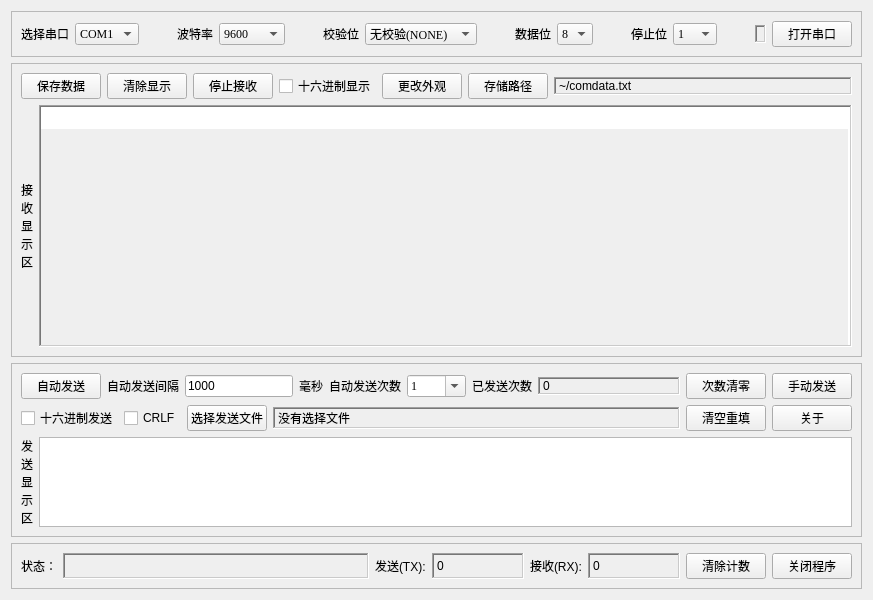
<?xml version="1.0" encoding="UTF-8"?>
<ui version="4.0">
 <class>serailToolForm</class>
 <widget class="QWidget" name="serailToolForm">
  <property name="enabled">
   <bool>true</bool>
  </property>
  <property name="geometry">
   <rect>
    <x>0</x>
    <y>0</y>
    <width>873</width>
    <height>600</height>
   </rect>
  </property>
  <property name="sizePolicy">
   <sizepolicy hsizetype="Preferred" vsizetype="Preferred">
    <horstretch>0</horstretch>
    <verstretch>0</verstretch>
   </sizepolicy>
  </property>
  <property name="windowTitle">
   <string>串口调试工具</string>
  </property>
  <property name="windowIcon">
   <iconset resource="myresource.qrc">
    <normaloff>:/network.jpg</normaloff>:/network.jpg</iconset>
  </property>
  <layout class="QVBoxLayout" name="verticalLayout_3">
   <item>
    <widget class="QFrame" name="comSetFrame">
     <property name="sizePolicy">
      <sizepolicy hsizetype="Expanding" vsizetype="Fixed">
       <horstretch>0</horstretch>
       <verstretch>0</verstretch>
      </sizepolicy>
     </property>
     <property name="frameShape">
      <enum>QFrame::StyledPanel</enum>
     </property>
     <property name="frameShadow">
      <enum>QFrame::Raised</enum>
     </property>
     <layout class="QHBoxLayout" name="horizontalLayout">
      <item>
       <widget class="QLabel" name="txtLabel1">
        <property name="enabled">
         <bool>true</bool>
        </property>
        <property name="text">
         <string>选择串口</string>
        </property>
       </widget>
      </item>
      <item>
       <widget class="QComboBox" name="selectserialComboBox">
        <property name="font">
         <font>
          <family>Times New Roman</family>
         </font>
        </property>
        <property name="contextMenuPolicy">
         <enum>Qt::DefaultContextMenu</enum>
        </property>
        <property name="editable">
         <bool>false</bool>
        </property>
        <property name="currentIndex">
         <number>0</number>
        </property>
        <property name="duplicatesEnabled">
         <bool>false</bool>
        </property>
        <property name="frame">
         <bool>true</bool>
        </property>
        <item>
         <property name="text">
          <string>COM1</string>
         </property>
        </item>
        <item>
         <property name="text">
          <string>COM2</string>
         </property>
        </item>
        <item>
         <property name="text">
          <string>COM3</string>
         </property>
        </item>
        <item>
         <property name="text">
          <string>COM4</string>
         </property>
        </item>
        <item>
         <property name="text">
          <string>COM5</string>
         </property>
        </item>
        <item>
         <property name="text">
          <string>COM6</string>
         </property>
        </item>
       </widget>
      </item>
      <item>
       <spacer name="horizontalSpacer">
        <property name="orientation">
         <enum>Qt::Horizontal</enum>
        </property>
        <property name="sizeHint" stdset="0">
         <size>
          <width>40</width>
          <height>20</height>
         </size>
        </property>
       </spacer>
      </item>
      <item>
       <widget class="QLabel" name="txtLabel2">
        <property name="enabled">
         <bool>true</bool>
        </property>
        <property name="text">
         <string>波特率</string>
        </property>
       </widget>
      </item>
      <item>
       <widget class="QComboBox" name="selectBuadComboBox">
        <property name="font">
         <font>
          <family>Times New Roman</family>
          <kerning>false</kerning>
         </font>
        </property>
        <property name="contextMenuPolicy">
         <enum>Qt::DefaultContextMenu</enum>
        </property>
        <property name="editable">
         <bool>false</bool>
        </property>
        <property name="currentIndex">
         <number>11</number>
        </property>
        <property name="duplicatesEnabled">
         <bool>false</bool>
        </property>
        <property name="frame">
         <bool>true</bool>
        </property>
        <item>
         <property name="text">
          <string>50</string>
         </property>
        </item>
        <item>
         <property name="text">
          <string>75</string>
         </property>
        </item>
        <item>
         <property name="text">
          <string>110</string>
         </property>
        </item>
        <item>
         <property name="text">
          <string>134</string>
         </property>
        </item>
        <item>
         <property name="text">
          <string>150</string>
         </property>
        </item>
        <item>
         <property name="text">
          <string>200</string>
         </property>
        </item>
        <item>
         <property name="text">
          <string>300</string>
         </property>
        </item>
        <item>
         <property name="text">
          <string>600</string>
         </property>
        </item>
        <item>
         <property name="text">
          <string>1200</string>
         </property>
        </item>
        <item>
         <property name="text">
          <string>2400</string>
         </property>
        </item>
        <item>
         <property name="text">
          <string>4800</string>
         </property>
        </item>
        <item>
         <property name="text">
          <string>9600</string>
         </property>
        </item>
        <item>
         <property name="text">
          <string>19200</string>
         </property>
        </item>
        <item>
         <property name="text">
          <string>38400</string>
         </property>
        </item>
        <item>
         <property name="text">
          <string>57600</string>
         </property>
        </item>
        <item>
         <property name="text">
          <string>115200</string>
         </property>
        </item>
        <item>
         <property name="text">
          <string>230400</string>
         </property>
        </item>
       </widget>
      </item>
      <item>
       <spacer name="horizontalSpacer_2">
        <property name="orientation">
         <enum>Qt::Horizontal</enum>
        </property>
        <property name="sizeHint" stdset="0">
         <size>
          <width>40</width>
          <height>20</height>
         </size>
        </property>
       </spacer>
      </item>
      <item>
       <widget class="QLabel" name="txtLabel3">
        <property name="enabled">
         <bool>true</bool>
        </property>
        <property name="text">
         <string>校验位</string>
        </property>
       </widget>
      </item>
      <item>
       <widget class="QComboBox" name="selsetTestbitComboBox">
        <property name="font">
         <font>
          <family>Times New Roman</family>
         </font>
        </property>
        <property name="contextMenuPolicy">
         <enum>Qt::DefaultContextMenu</enum>
        </property>
        <property name="editable">
         <bool>false</bool>
        </property>
        <property name="currentIndex">
         <number>0</number>
        </property>
        <property name="duplicatesEnabled">
         <bool>false</bool>
        </property>
        <property name="frame">
         <bool>true</bool>
        </property>
        <item>
         <property name="text">
          <string>无校验(NONE)</string>
         </property>
        </item>
        <item>
         <property name="text">
          <string>偶校验(EVEN)</string>
         </property>
        </item>
        <item>
         <property name="text">
          <string>奇校验(ODD)</string>
         </property>
        </item>
        <item>
         <property name="text">
          <string>空校验(SPACE)</string>
         </property>
        </item>
       </widget>
      </item>
      <item>
       <spacer name="horizontalSpacer_3">
        <property name="orientation">
         <enum>Qt::Horizontal</enum>
        </property>
        <property name="sizeHint" stdset="0">
         <size>
          <width>40</width>
          <height>20</height>
         </size>
        </property>
       </spacer>
      </item>
      <item>
       <widget class="QLabel" name="txtLabel4">
        <property name="enabled">
         <bool>true</bool>
        </property>
        <property name="text">
         <string>数据位</string>
        </property>
       </widget>
      </item>
      <item>
       <widget class="QComboBox" name="selectDatabitComboBox">
        <property name="font">
         <font>
          <family>Times New Roman</family>
         </font>
        </property>
        <property name="contextMenuPolicy">
         <enum>Qt::DefaultContextMenu</enum>
        </property>
        <property name="editable">
         <bool>false</bool>
        </property>
        <property name="currentIndex">
         <number>3</number>
        </property>
        <property name="duplicatesEnabled">
         <bool>false</bool>
        </property>
        <property name="frame">
         <bool>true</bool>
        </property>
        <item>
         <property name="text">
          <string>5</string>
         </property>
        </item>
        <item>
         <property name="text">
          <string>6</string>
         </property>
        </item>
        <item>
         <property name="text">
          <string>7</string>
         </property>
        </item>
        <item>
         <property name="text">
          <string>8</string>
         </property>
        </item>
       </widget>
      </item>
      <item>
       <spacer name="horizontalSpacer_4">
        <property name="orientation">
         <enum>Qt::Horizontal</enum>
        </property>
        <property name="sizeHint" stdset="0">
         <size>
          <width>40</width>
          <height>20</height>
         </size>
        </property>
       </spacer>
      </item>
      <item>
       <widget class="QLabel" name="txtLabel5">
        <property name="enabled">
         <bool>true</bool>
        </property>
        <property name="text">
         <string>停止位</string>
        </property>
       </widget>
      </item>
      <item>
       <widget class="QComboBox" name="selectStopbitComboBox">
        <property name="font">
         <font>
          <family>Times New Roman</family>
         </font>
        </property>
        <property name="contextMenuPolicy">
         <enum>Qt::DefaultContextMenu</enum>
        </property>
        <property name="editable">
         <bool>false</bool>
        </property>
        <property name="currentIndex">
         <number>0</number>
        </property>
        <property name="duplicatesEnabled">
         <bool>false</bool>
        </property>
        <property name="frame">
         <bool>true</bool>
        </property>
        <item>
         <property name="text">
          <string>1</string>
         </property>
        </item>
        <item>
         <property name="text">
          <string>1.5</string>
         </property>
        </item>
        <item>
         <property name="text">
          <string>2</string>
         </property>
        </item>
       </widget>
      </item>
      <item>
       <spacer name="horizontalSpacer_5">
        <property name="orientation">
         <enum>Qt::Horizontal</enum>
        </property>
        <property name="sizeHint" stdset="0">
         <size>
          <width>40</width>
          <height>20</height>
         </size>
        </property>
       </spacer>
      </item>
      <item>
       <widget class="QLabel" name="serialstatusLabel">
        <property name="sizePolicy">
         <sizepolicy hsizetype="Fixed" vsizetype="Fixed">
          <horstretch>0</horstretch>
          <verstretch>0</verstretch>
         </sizepolicy>
        </property>
        <property name="frameShape">
         <enum>QFrame::WinPanel</enum>
        </property>
        <property name="frameShadow">
         <enum>QFrame::Sunken</enum>
        </property>
        <property name="text">
         <string/>
        </property>
        <property name="pixmap">
         <pixmap resource="myresource.qrc">:/off.jpg</pixmap>
        </property>
       </widget>
      </item>
      <item>
       <widget class="QPushButton" name="openCloseSerialPushButton">
        <property name="enabled">
         <bool>true</bool>
        </property>
        <property name="sizePolicy">
         <sizepolicy hsizetype="Preferred" vsizetype="Fixed">
          <horstretch>0</horstretch>
          <verstretch>0</verstretch>
         </sizepolicy>
        </property>
        <property name="contextMenuPolicy">
         <enum>Qt::ActionsContextMenu</enum>
        </property>
        <property name="text">
         <string>打开串口</string>
        </property>
        <property name="autoDefault">
         <bool>false</bool>
        </property>
       </widget>
      </item>
     </layout>
    </widget>
   </item>
   <item>
    <widget class="QFrame" name="comReceiveFrame">
     <property name="sizePolicy">
      <sizepolicy hsizetype="Expanding" vsizetype="Expanding">
       <horstretch>0</horstretch>
       <verstretch>0</verstretch>
      </sizepolicy>
     </property>
     <property name="frameShape">
      <enum>QFrame::StyledPanel</enum>
     </property>
     <property name="frameShadow">
      <enum>QFrame::Raised</enum>
     </property>
     <layout class="QVBoxLayout" name="verticalLayout">
      <item>
       <layout class="QHBoxLayout" name="horizontalLayout_2">
        <item>
         <widget class="QPushButton" name="saveDataPushButton">
          <property name="enabled">
           <bool>true</bool>
          </property>
          <property name="sizePolicy">
           <sizepolicy hsizetype="Preferred" vsizetype="Fixed">
            <horstretch>0</horstretch>
            <verstretch>0</verstretch>
           </sizepolicy>
          </property>
          <property name="contextMenuPolicy">
           <enum>Qt::ActionsContextMenu</enum>
          </property>
          <property name="text">
           <string>保存数据</string>
          </property>
          <property name="autoDefault">
           <bool>false</bool>
          </property>
         </widget>
        </item>
        <item>
         <widget class="QPushButton" name="clearDisplayPushButton">
          <property name="enabled">
           <bool>true</bool>
          </property>
          <property name="sizePolicy">
           <sizepolicy hsizetype="Preferred" vsizetype="Fixed">
            <horstretch>0</horstretch>
            <verstretch>0</verstretch>
           </sizepolicy>
          </property>
          <property name="contextMenuPolicy">
           <enum>Qt::ActionsContextMenu</enum>
          </property>
          <property name="text">
           <string>清除显示</string>
          </property>
          <property name="autoDefault">
           <bool>false</bool>
          </property>
         </widget>
        </item>
        <item>
         <widget class="QPushButton" name="ceaseDisplayPushButton">
          <property name="enabled">
           <bool>true</bool>
          </property>
          <property name="sizePolicy">
           <sizepolicy hsizetype="Preferred" vsizetype="Fixed">
            <horstretch>0</horstretch>
            <verstretch>0</verstretch>
           </sizepolicy>
          </property>
          <property name="contextMenuPolicy">
           <enum>Qt::ActionsContextMenu</enum>
          </property>
          <property name="text">
           <string>停止接收</string>
          </property>
          <property name="autoDefault">
           <bool>false</bool>
          </property>
         </widget>
        </item>
        <item>
         <widget class="QCheckBox" name="hexDisplaycheckBox">
          <property name="sizePolicy">
           <sizepolicy hsizetype="Fixed" vsizetype="Fixed">
            <horstretch>0</horstretch>
            <verstretch>0</verstretch>
           </sizepolicy>
          </property>
          <property name="text">
           <string>十六进制显示</string>
          </property>
          <property name="tristate">
           <bool>false</bool>
          </property>
         </widget>
        </item>
        <item>
         <widget class="QPushButton" name="colorPushButton">
          <property name="sizePolicy">
           <sizepolicy hsizetype="Preferred" vsizetype="Fixed">
            <horstretch>0</horstretch>
            <verstretch>0</verstretch>
           </sizepolicy>
          </property>
          <property name="text">
           <string>更改外观</string>
          </property>
         </widget>
        </item>
        <item>
         <widget class="QPushButton" name="selectPathPushButton">
          <property name="enabled">
           <bool>true</bool>
          </property>
          <property name="sizePolicy">
           <sizepolicy hsizetype="Preferred" vsizetype="Fixed">
            <horstretch>0</horstretch>
            <verstretch>0</verstretch>
           </sizepolicy>
          </property>
          <property name="contextMenuPolicy">
           <enum>Qt::ActionsContextMenu</enum>
          </property>
          <property name="text">
           <string>存储路径</string>
          </property>
          <property name="autoDefault">
           <bool>false</bool>
          </property>
         </widget>
        </item>
        <item>
         <widget class="QLabel" name="displayPathLabel">
          <property name="sizePolicy">
           <sizepolicy hsizetype="Expanding" vsizetype="Fixed">
            <horstretch>0</horstretch>
            <verstretch>0</verstretch>
           </sizepolicy>
          </property>
          <property name="frameShape">
           <enum>QFrame::WinPanel</enum>
          </property>
          <property name="frameShadow">
           <enum>QFrame::Sunken</enum>
          </property>
          <property name="text">
           <string>~/comdata.txt</string>
          </property>
         </widget>
        </item>
       </layout>
      </item>
      <item>
       <layout class="QHBoxLayout" name="horizontalLayout_3">
        <item>
         <widget class="QLabel" name="txtLabel6">
          <property name="text">
           <string>接
收
显
示
区</string>
          </property>
         </widget>
        </item>
        <item>
         <widget class="QPlainTextEdit" name="comReceivePlainTextEdit">
          <property name="cursor" stdset="0">
           <cursorShape>ArrowCursor</cursorShape>
          </property>
          <property name="mouseTracking">
           <bool>true</bool>
          </property>
          <property name="focusPolicy">
           <enum>Qt::ClickFocus</enum>
          </property>
          <property name="contextMenuPolicy">
           <enum>Qt::DefaultContextMenu</enum>
          </property>
          <property name="acceptDrops">
           <bool>false</bool>
          </property>
          <property name="autoFillBackground">
           <bool>true</bool>
          </property>
          <property name="frameShape">
           <enum>QFrame::WinPanel</enum>
          </property>
          <property name="verticalScrollBarPolicy">
           <enum>Qt::ScrollBarAsNeeded</enum>
          </property>
          <property name="horizontalScrollBarPolicy">
           <enum>Qt::ScrollBarAlwaysOff</enum>
          </property>
          <property name="tabChangesFocus">
           <bool>false</bool>
          </property>
          <property name="undoRedoEnabled">
           <bool>false</bool>
          </property>
          <property name="overwriteMode">
           <bool>true</bool>
          </property>
          <property name="textInteractionFlags">
           <set>Qt::TextSelectableByKeyboard</set>
          </property>
          <property name="backgroundVisible">
           <bool>true</bool>
          </property>
          <property name="centerOnScroll">
           <bool>false</bool>
          </property>
         </widget>
        </item>
       </layout>
      </item>
     </layout>
    </widget>
   </item>
   <item>
    <widget class="QFrame" name="comSentFrame">
     <property name="layoutDirection">
      <enum>Qt::LeftToRight</enum>
     </property>
     <property name="frameShape">
      <enum>QFrame::StyledPanel</enum>
     </property>
     <property name="frameShadow">
      <enum>QFrame::Raised</enum>
     </property>
     <layout class="QGridLayout" name="gridLayout_4">
      <item row="0" column="0">
       <layout class="QGridLayout" name="gridLayout_2">
        <item row="0" column="0">
         <widget class="QPushButton" name="autoSentpushButton">
          <property name="sizePolicy">
           <sizepolicy hsizetype="Preferred" vsizetype="Fixed">
            <horstretch>0</horstretch>
            <verstretch>0</verstretch>
           </sizepolicy>
          </property>
          <property name="text">
           <string>自动发送</string>
          </property>
         </widget>
        </item>
        <item row="0" column="1">
         <layout class="QHBoxLayout" name="horizontalLayout_8">
          <item>
           <widget class="QLabel" name="txtLabel7">
            <property name="enabled">
             <bool>true</bool>
            </property>
            <property name="text">
             <string>自动发送间隔</string>
            </property>
           </widget>
          </item>
          <item>
           <widget class="myQLineEdit" name="sentTimeLineEdit">
            <property name="sizePolicy">
             <sizepolicy hsizetype="Preferred" vsizetype="Fixed">
              <horstretch>0</horstretch>
              <verstretch>0</verstretch>
             </sizepolicy>
            </property>
            <property name="layoutDirection">
             <enum>Qt::RightToLeft</enum>
            </property>
            <property name="text">
             <string>1000</string>
            </property>
           </widget>
          </item>
          <item>
           <widget class="QLabel" name="txtLabel8">
            <property name="enabled">
             <bool>true</bool>
            </property>
            <property name="text">
             <string>毫秒</string>
            </property>
           </widget>
          </item>
         </layout>
        </item>
        <item row="0" column="2">
         <layout class="QHBoxLayout" name="horizontalLayout_9">
          <item>
           <widget class="QLabel" name="txtLabel1_2">
            <property name="enabled">
             <bool>true</bool>
            </property>
            <property name="text">
             <string>自动发送次数</string>
            </property>
           </widget>
          </item>
          <item>
           <widget class="myQComboBox" name="autoSentTimesComboBox">
            <property name="font">
             <font>
              <family>Times New Roman</family>
              <kerning>false</kerning>
             </font>
            </property>
            <property name="mouseTracking">
             <bool>true</bool>
            </property>
            <property name="focusPolicy">
             <enum>Qt::StrongFocus</enum>
            </property>
            <property name="contextMenuPolicy">
             <enum>Qt::DefaultContextMenu</enum>
            </property>
            <property name="layoutDirection">
             <enum>Qt::LeftToRight</enum>
            </property>
            <property name="autoFillBackground">
             <bool>true</bool>
            </property>
            <property name="editable">
             <bool>true</bool>
            </property>
            <property name="currentIndex">
             <number>0</number>
            </property>
            <property name="maxVisibleItems">
             <number>17</number>
            </property>
            <property name="insertPolicy">
             <enum>QComboBox::InsertAtCurrent</enum>
            </property>
            <property name="sizeAdjustPolicy">
             <enum>QComboBox::AdjustToContents</enum>
            </property>
            <property name="duplicatesEnabled">
             <bool>false</bool>
            </property>
            <property name="frame">
             <bool>true</bool>
            </property>
            <item>
             <property name="text">
              <string>1</string>
             </property>
            </item>
            <item>
             <property name="text">
              <string>2</string>
             </property>
            </item>
            <item>
             <property name="text">
              <string>3</string>
             </property>
            </item>
            <item>
             <property name="text">
              <string>4</string>
             </property>
            </item>
            <item>
             <property name="text">
              <string>5</string>
             </property>
            </item>
            <item>
             <property name="text">
              <string>6</string>
             </property>
            </item>
            <item>
             <property name="text">
              <string>7</string>
             </property>
            </item>
            <item>
             <property name="text">
              <string>8</string>
             </property>
            </item>
            <item>
             <property name="text">
              <string>9</string>
             </property>
            </item>
            <item>
             <property name="text">
              <string>10</string>
             </property>
            </item>
            <item>
             <property name="text">
              <string>50</string>
             </property>
            </item>
            <item>
             <property name="text">
              <string>100</string>
             </property>
            </item>
            <item>
             <property name="text">
              <string>500</string>
             </property>
            </item>
            <item>
             <property name="text">
              <string>1000</string>
             </property>
            </item>
            <item>
             <property name="text">
              <string>5000</string>
             </property>
            </item>
            <item>
             <property name="text">
              <string>10000</string>
             </property>
            </item>
            <item>
             <property name="text">
              <string>无限</string>
             </property>
            </item>
            <item>
             <property name="text">
              <string/>
             </property>
            </item>
           </widget>
          </item>
         </layout>
        </item>
        <item row="0" column="3">
         <layout class="QHBoxLayout" name="horizontalLayout_7">
          <property name="sizeConstraint">
           <enum>QLayout::SetMinAndMaxSize</enum>
          </property>
          <item>
           <widget class="QLabel" name="txtLabel1_3">
            <property name="enabled">
             <bool>true</bool>
            </property>
            <property name="sizePolicy">
             <sizepolicy hsizetype="Minimum" vsizetype="Preferred">
              <horstretch>0</horstretch>
              <verstretch>0</verstretch>
             </sizepolicy>
            </property>
            <property name="text">
             <string>已发送次数</string>
            </property>
           </widget>
          </item>
          <item>
           <widget class="QLabel" name="sentTimesClearLabel">
            <property name="sizePolicy">
             <sizepolicy hsizetype="Expanding" vsizetype="Fixed">
              <horstretch>0</horstretch>
              <verstretch>0</verstretch>
             </sizepolicy>
            </property>
            <property name="autoFillBackground">
             <bool>true</bool>
            </property>
            <property name="frameShape">
             <enum>QFrame::WinPanel</enum>
            </property>
            <property name="frameShadow">
             <enum>QFrame::Sunken</enum>
            </property>
            <property name="text">
             <string>0</string>
            </property>
            <property name="wordWrap">
             <bool>true</bool>
            </property>
           </widget>
          </item>
         </layout>
        </item>
        <item row="0" column="4">
         <widget class="QPushButton" name="sentTimesPushButton">
          <property name="sizePolicy">
           <sizepolicy hsizetype="Fixed" vsizetype="Fixed">
            <horstretch>0</horstretch>
            <verstretch>0</verstretch>
           </sizepolicy>
          </property>
          <property name="text">
           <string>次数清零</string>
          </property>
         </widget>
        </item>
        <item row="0" column="5">
         <widget class="QPushButton" name="manualSentPushButton">
          <property name="enabled">
           <bool>true</bool>
          </property>
          <property name="sizePolicy">
           <sizepolicy hsizetype="Preferred" vsizetype="Fixed">
            <horstretch>0</horstretch>
            <verstretch>0</verstretch>
           </sizepolicy>
          </property>
          <property name="contextMenuPolicy">
           <enum>Qt::ActionsContextMenu</enum>
          </property>
          <property name="text">
           <string>手动发送</string>
          </property>
          <property name="autoDefault">
           <bool>false</bool>
          </property>
         </widget>
        </item>
       </layout>
      </item>
      <item row="1" column="0">
       <layout class="QGridLayout" name="gridLayout">
        <item row="0" column="0">
         <widget class="QCheckBox" name="hexSentcheckBox">
          <property name="sizePolicy">
           <sizepolicy hsizetype="Preferred" vsizetype="Fixed">
            <horstretch>0</horstretch>
            <verstretch>0</verstretch>
           </sizepolicy>
          </property>
          <property name="text">
           <string>十六进制发送</string>
          </property>
         </widget>
        </item>
        <item row="0" column="2">
         <layout class="QHBoxLayout" name="horizontalLayout_10">
          <item>
           <widget class="QPushButton" name="selectFilePushButton">
            <property name="enabled">
             <bool>true</bool>
            </property>
            <property name="sizePolicy">
             <sizepolicy hsizetype="Fixed" vsizetype="Fixed">
              <horstretch>0</horstretch>
              <verstretch>0</verstretch>
             </sizepolicy>
            </property>
            <property name="contextMenuPolicy">
             <enum>Qt::ActionsContextMenu</enum>
            </property>
            <property name="text">
             <string>选择发送文件</string>
            </property>
            <property name="autoDefault">
             <bool>false</bool>
            </property>
           </widget>
          </item>
          <item>
           <widget class="QLabel" name="fileNameLabel">
            <property name="sizePolicy">
             <sizepolicy hsizetype="Expanding" vsizetype="Fixed">
              <horstretch>0</horstretch>
              <verstretch>0</verstretch>
             </sizepolicy>
            </property>
            <property name="frameShape">
             <enum>QFrame::WinPanel</enum>
            </property>
            <property name="frameShadow">
             <enum>QFrame::Sunken</enum>
            </property>
            <property name="text">
             <string>没有选择文件</string>
            </property>
           </widget>
          </item>
         </layout>
        </item>
        <item row="0" column="3">
         <widget class="QPushButton" name="clearSentPushButton">
          <property name="enabled">
           <bool>true</bool>
          </property>
          <property name="sizePolicy">
           <sizepolicy hsizetype="Preferred" vsizetype="Fixed">
            <horstretch>0</horstretch>
            <verstretch>0</verstretch>
           </sizepolicy>
          </property>
          <property name="contextMenuPolicy">
           <enum>Qt::ActionsContextMenu</enum>
          </property>
          <property name="text">
           <string>清空重填</string>
          </property>
          <property name="autoDefault">
           <bool>false</bool>
          </property>
         </widget>
        </item>
        <item row="0" column="4">
         <widget class="QPushButton" name="helpPushButton">
          <property name="enabled">
           <bool>true</bool>
          </property>
          <property name="sizePolicy">
           <sizepolicy hsizetype="Preferred" vsizetype="Fixed">
            <horstretch>0</horstretch>
            <verstretch>0</verstretch>
           </sizepolicy>
          </property>
          <property name="contextMenuPolicy">
           <enum>Qt::ActionsContextMenu</enum>
          </property>
          <property name="text">
           <string>关于</string>
          </property>
          <property name="autoDefault">
           <bool>false</bool>
          </property>
         </widget>
        </item>
        <item row="0" column="1">
         <widget class="QCheckBox" name="eolCheckBox">
          <property name="text">
           <string>CRLF</string>
          </property>
         </widget>
        </item>
       </layout>
      </item>
      <item row="2" column="0">
       <layout class="QHBoxLayout" name="horizontalLayout_6">
        <item>
         <widget class="QLabel" name="txtLabel9">
          <property name="text">
           <string>发
送
显
示
区</string>
          </property>
         </widget>
        </item>
        <item>
         <widget class="QTextEdit" name="comSentTextEdit">
          <property name="sizePolicy">
           <sizepolicy hsizetype="Expanding" vsizetype="Ignored">
            <horstretch>0</horstretch>
            <verstretch>0</verstretch>
           </sizepolicy>
          </property>
          <property name="autoFormatting">
           <set>QTextEdit::AutoAll</set>
          </property>
          <property name="readOnly">
           <bool>false</bool>
          </property>
         </widget>
        </item>
       </layout>
      </item>
     </layout>
    </widget>
   </item>
   <item>
    <widget class="QFrame" name="statusCloseFrame">
     <property name="frameShape">
      <enum>QFrame::StyledPanel</enum>
     </property>
     <property name="frameShadow">
      <enum>QFrame::Raised</enum>
     </property>
     <layout class="QHBoxLayout" name="horizontalLayout_5">
      <item>
       <layout class="QGridLayout" name="gridLayout_3">
        <item row="0" column="0">
         <widget class="QLabel" name="txtLabel9_4">
          <property name="text">
           <string>状态：</string>
          </property>
         </widget>
        </item>
        <item row="0" column="1">
         <widget class="QLabel" name="comStatusLabel">
          <property name="sizePolicy">
           <sizepolicy hsizetype="Expanding" vsizetype="Preferred">
            <horstretch>0</horstretch>
            <verstretch>0</verstretch>
           </sizepolicy>
          </property>
          <property name="frameShape">
           <enum>QFrame::WinPanel</enum>
          </property>
          <property name="frameShadow">
           <enum>QFrame::Sunken</enum>
          </property>
          <property name="text">
           <string/>
          </property>
         </widget>
        </item>
        <item row="0" column="2">
         <layout class="QHBoxLayout" name="horizontalLayout_4">
          <item>
           <widget class="QLabel" name="txtLabel9_3">
            <property name="text">
             <string>发送(TX):</string>
            </property>
           </widget>
          </item>
          <item>
           <widget class="QLabel" name="comReceiveLabel">
            <property name="sizePolicy">
             <sizepolicy hsizetype="Expanding" vsizetype="Preferred">
              <horstretch>0</horstretch>
              <verstretch>0</verstretch>
             </sizepolicy>
            </property>
            <property name="frameShape">
             <enum>QFrame::WinPanel</enum>
            </property>
            <property name="frameShadow">
             <enum>QFrame::Sunken</enum>
            </property>
            <property name="text">
             <string>0</string>
            </property>
           </widget>
          </item>
          <item>
           <widget class="QLabel" name="txtLabel9_2">
            <property name="text">
             <string>接收(RX):</string>
            </property>
           </widget>
          </item>
          <item>
           <widget class="QLabel" name="comSentLabel">
            <property name="sizePolicy">
             <sizepolicy hsizetype="Expanding" vsizetype="Preferred">
              <horstretch>0</horstretch>
              <verstretch>0</verstretch>
             </sizepolicy>
            </property>
            <property name="frameShape">
             <enum>QFrame::WinPanel</enum>
            </property>
            <property name="frameShadow">
             <enum>QFrame::Sunken</enum>
            </property>
            <property name="text">
             <string>0</string>
            </property>
           </widget>
          </item>
         </layout>
        </item>
        <item row="0" column="3">
         <widget class="QPushButton" name="clearCountPushButton">
          <property name="enabled">
           <bool>true</bool>
          </property>
          <property name="sizePolicy">
           <sizepolicy hsizetype="Fixed" vsizetype="Fixed">
            <horstretch>0</horstretch>
            <verstretch>0</verstretch>
           </sizepolicy>
          </property>
          <property name="contextMenuPolicy">
           <enum>Qt::ActionsContextMenu</enum>
          </property>
          <property name="text">
           <string>清除计数</string>
          </property>
          <property name="autoDefault">
           <bool>false</bool>
          </property>
         </widget>
        </item>
       </layout>
      </item>
      <item>
       <widget class="QPushButton" name="closeSelflPushButton">
        <property name="enabled">
         <bool>true</bool>
        </property>
        <property name="sizePolicy">
         <sizepolicy hsizetype="Fixed" vsizetype="Fixed">
          <horstretch>0</horstretch>
          <verstretch>0</verstretch>
         </sizepolicy>
        </property>
        <property name="contextMenuPolicy">
         <enum>Qt::ActionsContextMenu</enum>
        </property>
        <property name="autoFillBackground">
         <bool>false</bool>
        </property>
        <property name="text">
         <string>关闭程序</string>
        </property>
        <property name="icon">
         <iconset>
          <normalon>:/close.jpg</normalon>
         </iconset>
        </property>
        <property name="autoDefault">
         <bool>false</bool>
        </property>
       </widget>
      </item>
     </layout>
    </widget>
   </item>
  </layout>
 </widget>
 <customwidgets>
  <customwidget>
   <class>myQComboBox</class>
   <extends>QComboBox</extends>
   <header location="global">myqcombobox.h</header>
  </customwidget>
  <customwidget>
   <class>myQLineEdit</class>
   <extends>QLineEdit</extends>
   <header location="global">myqlineedit.h</header>
  </customwidget>
 </customwidgets>
 <resources>
  <include location="myresource.qrc"/>
 </resources>
 <connections/>
</ui>
